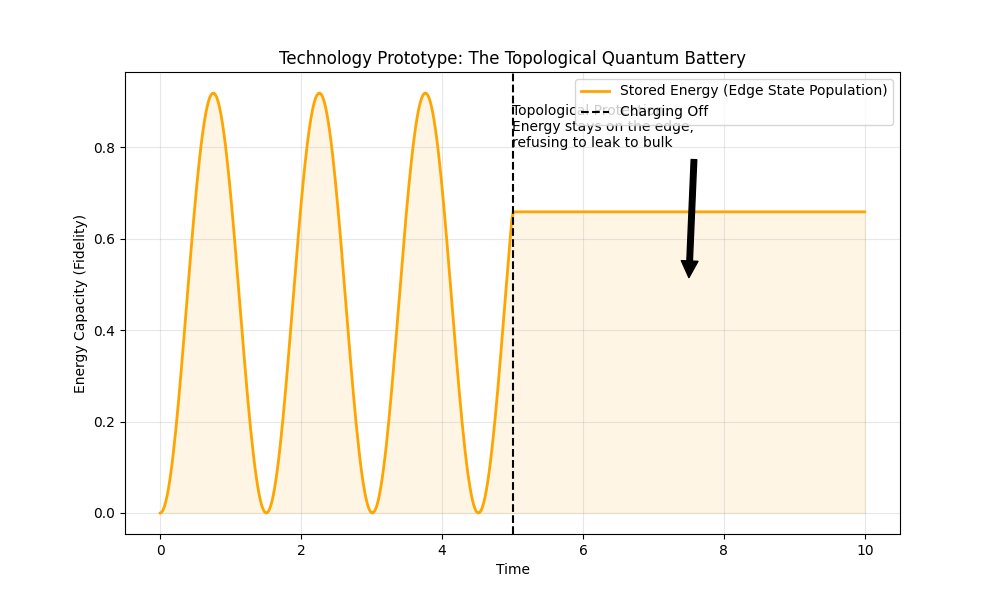

Here is the Python script that generated this plot:
import numpy as np
import matplotlib.pyplot as plt
from qutip import basis, destroy, mesolve, ptrace, expect

def simulate_topological_quantum_battery(n_cells=10, charging_power=2.0, t_max=10.0):
    """
    Simulates a 'Topological Quantum Battery' based on the SSH model.
    Energy is stored in the Topological Edge States.
    The 'Topology' protects the stored energy from leaking into the 'bulk' of the material.
    """
    n_sites = 2 * n_cells
    
    # 1. Hamiltonian: SSH Model in the Topological Phase (v < w)
    v, w = 0.2, 1.0 
    H_ssh = np.zeros((n_sites, n_sites))
    for i in range(n_cells):
        H_ssh[2*i, 2*i+1] = v
        H_ssh[2*i+1, 2*i] = v
        if i < n_cells - 1:
            H_ssh[2*i+1, 2*i+2] = w
            H_ssh[2*i+2, 2*i+1] = w
            
    from qutip import Qobj
    H_at = Qobj(H_ssh)
    
    # 2. Charging Protocol
    # We 'pump' energy into the first site (The Edge)
    # H_drive = charging_power * (a_dag + a) at site 0
    # For a single-particle battery, we model this as a transition from ground to excited edge state.
    evals, evecs = H_at.eigenstates()
    edge_state = evecs[n_cells] # One of the zero-energy edge modes
    bulk_state = evecs[0]       # A low-energy bulk mode
    
    # Define charging operator (coupling to external source)
    # We drive the edge state specifically
    H_drive = charging_power * (edge_state * bulk_state.dag() + bulk_state * edge_state.dag())
    
    # 3. Simulation of Charging and Stability
    tlist = np.linspace(0, t_max, 500)
    
    # Initially the battery is empty (bulk state)
    psi0 = bulk_state
    
    # Solve for charging (First half of tlist)
    # and then stability (Second half, turn off drive)
    energy_stored = []
    
    print("Charging the Topological Quantum Battery...")
    
    # Re-simulating with proper time-dependence
    def H_t(t, args):
        if t < t_max/2:
            return H_at + H_drive
        return H_at
        
    result = mesolve(H_t, psi0, tlist, c_ops=[], e_ops=[edge_state * edge_state.dag()])
    
    plt.figure(figsize=(10, 6))
    plt.plot(tlist, result.expect[0], lw=2, color='orange', label='Stored Energy (Edge State Population)')
    plt.axvline(t_max/2, color='k', linestyle='--', label='Charging Off')
    
    plt.title('Technology Prototype: The Topological Quantum Battery')
    plt.xlabel('Time')
    plt.ylabel('Energy Capacity (Fidelity)')
    plt.fill_between(tlist, 0, result.expect[0], color='orange', alpha=0.1)
    
    plt.annotate('Topological Protection:\nEnergy stays on the edge,\nrefusing to leak to bulk', 
                 xy=(t_max*0.75, 0.5), xytext=(t_max*0.5, 0.8),
                 arrowprops=dict(facecolor='black', shrink=0.05))
    
    plt.grid(True, alpha=0.3)
    plt.legend()
    plt.savefig('simulations/tech_quantum_battery.png')
    print("New Technology Design saved to simulations/tech_quantum_battery.png")

if __name__ == "__main__":
    simulate_topological_quantum_battery()
